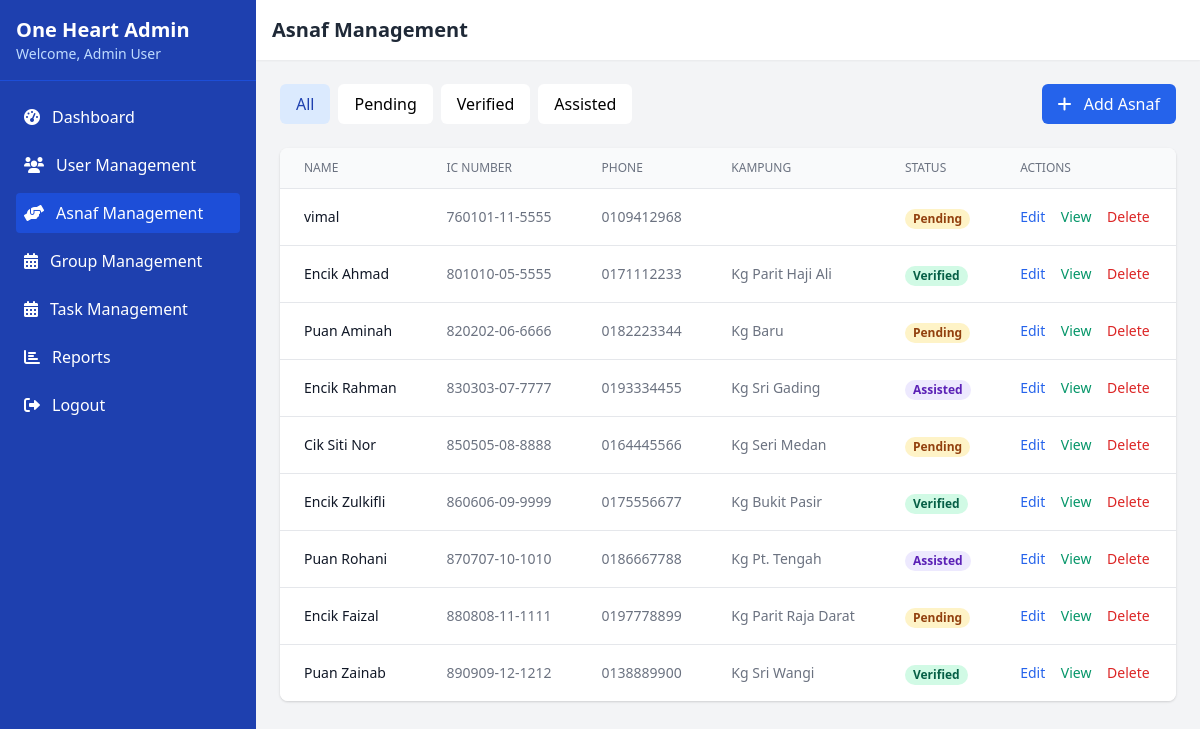
Screenshot of /admin_asnaf.php (signed in) with the database file from the repository.
### tables this page shows
CREATE TABLE asnaf (
    id INT AUTO_INCREMENT PRIMARY KEY,
    name VARCHAR(100) NOT NULL,
    ic VARCHAR(20) NOT NULL,
    phone VARCHAR(20) NOT NULL,
    address TEXT NOT NULL,
    kampung VARCHAR(100) NOT NULL,
    tl VARCHAR(100),
    occupation VARCHAR(100),
    status ENUM('pending', 'verified', 'assisted') NOT NULL DEFAULT 'pending',
    total_dependent INT DEFAULT 0,
    dependent_names TEXT,
    problems TEXT,
    picture VARCHAR(255),
    user_id INT,
    created_at TIMESTAMP DEFAULT CURRENT_TIMESTAMP,
    updated_at TIMESTAMP DEFAULT CURRENT_TIMESTAMP ON UPDATE CURRENT_TIMESTAMP,
    FOREIGN KEY (user_id) REFERENCES users(id)
);

### admin_asnaf.php (the view, shortened to what this page needs)
<?php
require_once 'config/database.php';
$status_filter = '';
$asnaf = $conn->query("SELECT * FROM asnaf $status_filter ORDER BY created_at DESC")->fetch_all(MYSQLI_ASSOC);
?>
<!DOCTYPE html>
<html lang="en">
<head>
    <link href="https://cdn.jsdelivr.net/npm/tailwindcss@2.2.19/dist/tailwind.min.css" rel="stylesheet">
    <link rel="stylesheet" href="https://cdnjs.cloudflare.com/ajax/libs/font-awesome/6.0.0/css/all.min.css">
</head>
<body class="bg-gray-100">
    <div class="flex">
        <?php include 'admin_sidebar.php'; ?>
        <div class="flex-1 ml-64">
            <header class="bg-white shadow-sm p-4">
                <h2 class="text-xl font-semibold text-gray-800">Asnaf Management</h2>
            </header>
            <main class="p-6">
                <div class="flex justify-between items-center mb-6">
                    <div class="flex space-x-2">
                        <a href="admin_asnaf.php" class="px-4 py-2 rounded-md <?= !isset($_GET['status']) ? 'bg-blue-100 text-blue-800' : 'bg-white' ?>">All</a>
                        <a href="admin_asnaf.php?status=pending" class="px-4 py-2 rounded-md <?= isset($_GET['status']) && $_GET['status'] == 'pending' ? 'bg-yellow-100 text-yellow-800' : 'bg-white' ?>">Pending</a>
                        <a href="admin_asnaf.php?status=verified" class="px-4 py-2 rounded-md <?= isset($_GET['status']) && $_GET['status'] == 'verified' ? 'bg-green-100 text-green-800' : 'bg-white' ?>">Verified</a>
                        <a href="admin_asnaf.php?status=assisted" class="px-4 py-2 rounded-md <?= isset($_GET['status']) && $_GET['status'] == 'assisted' ? 'bg-purple-100 text-purple-800' : 'bg-white' ?>">Assisted</a>
                    </div>
                    <a href="admin_add_asnaf.php" class="bg-blue-600 text-white px-4 py-2 rounded-md hover:bg-blue-700">
                        <i class="fas fa-plus mr-2"></i> Add Asnaf
                    </a>
                </div>
                <div class="bg-white rounded-lg shadow overflow-hidden">
                    <div class="overflow-x-auto">
                        <table class="min-w-full divide-y divide-gray-200">
                            <thead class="bg-gray-50">
                                <tr>
                                    <th class="px-6 py-3 text-left text-xs font-medium text-gray-500 uppercase">Name</th>
                                    <th class="px-6 py-3 text-left text-xs font-medium text-gray-500 uppercase">IC Number</th>
                                    <th class="px-6 py-3 text-left text-xs font-medium text-gray-500 uppercase">Phone</th>
                                    <th class="px-6 py-3 text-left text-xs font-medium text-gray-500 uppercase">Kampung</th>
                                    <th class="px-6 py-3 text-left text-xs font-medium text-gray-500 uppercase">Status</th>
                                    <th class="px-6 py-3 text-left text-xs font-medium text-gray-500 uppercase">Actions</th>
                                </tr>
                            </thead>
                            <tbody class="bg-white divide-y divide-gray-200">
                                <?php foreach ($asnaf as $a): ?>
                                <tr>
                                    <td class="px-6 py-4 whitespace-nowrap">
                                        <div class="text-sm font-medium text-gray-900"><?= htmlspecialchars($a['name']) ?></div>
                                    </td>
                                    <td class="px-6 py-4 whitespace-nowrap text-sm text-gray-500">
                                        <?= htmlspecialchars($a['ic']) ?>
                                    </td>
                                    <td class="px-6 py-4 whitespace-nowrap text-sm text-gray-500">
                                        <?= htmlspecialchars($a['phone']) ?>
                                    </td>
                                    <td class="px-6 py-4 whitespace-nowrap text-sm text-gray-500">
                                        <?= htmlspecialchars($a['kampung'] ?? 'N/A') ?>
                                    </td>
                                    <td class="px-6 py-4 whitespace-nowrap">
                                        <span class="px-2 inline-flex text-xs leading-5 font-semibold rounded-full
                                            <?= $a['status'] == 'verified' ? 'bg-green-100 text-green-800' :
                                               ($a['status'] == 'assisted' ? 'bg-purple-100 text-purple-800' : 'bg-yellow-100 text-yellow-800') ?>">
                                            <?= ucfirst($a['status']) ?>
                                        </span>
                                    </td>
                                    <td class="px-6 py-4 whitespace-nowrap text-sm text-gray-500">
                                        <a href="admin_edit_asnaf.php?id=<?= $a['id'] ?>" class="text-blue-600 hover:text-blue-900 mr-3">Edit</a>
                                        <a href="admin_view_asnaf.php?id=<?= $a['id'] ?>" class="text-green-600 hover:text-green-900 mr-3">View</a>
                                        <a href="#" class="text-red-600 hover:text-red-900">Delete</a>
                                    </td>
                                </tr>
                                <?php endforeach; ?>
                            </tbody>
                        </table>
                    </div>
                </div>
            </main>
        </div>
    </div>
</body>
</html>

### admin_sidebar.php (shortened to what this page needs)
<div class="sidebar bg-blue-800 text-white w-64 fixed h-full">
    <div class="p-4 border-b border-blue-700">
        <h1 class="text-xl font-bold">One Heart Admin</h1>
        <p class="text-blue-200 text-sm">Welcome, <?= htmlspecialchars($_SESSION['user_name']) ?></p>
    </div>
    <nav class="p-4">
        <ul class="space-y-2">
            <li>
                <a href="admin_dashboard.php" class="flex items-center p-2 rounded hover:bg-blue-700 <?= basename($_SERVER['PHP_SELF']) == 'admin_dashboard.php' ? 'bg-blue-700' : '' ?>">
                    <i class="fas fa-tachometer-alt mr-3"></i> Dashboard
                </a>
            </li>
            <li>
                <a href="admin_users.php" class="flex items-center p-2 rounded hover:bg-blue-700 <?= basename($_SERVER['PHP_SELF']) == 'admin_users.php' ? 'bg-blue-700' : '' ?>">
                    <i class="fas fa-users mr-3"></i> User Management
                </a>
            </li>
            <li>
                <a href="admin_asnaf.php" class="flex items-center p-2 rounded hover:bg-blue-700 <?= basename($_SERVER['PHP_SELF']) == 'admin_asnaf.php' ? 'bg-blue-700' : '' ?>">
                    <i class="fas fa-hands-helping mr-3"></i> Asnaf Management
                </a>
            </li>
            <li>
                <a href="admin_kampung.php" class="flex items-center p-2 rounded hover:bg-blue-700 <?= basename($_SERVER['PHP_SELF']) == 'admin_kampung.php' ? 'bg-blue-700' : '' ?>">
                    <i class="fas fa-calendar-alt mr-3"></i> Group Management
                </a>
            </li>
            <li>
                <a href="admin_tasks.php" class="flex items-center p-2 rounded hover:bg-blue-700 <?= basename($_SERVER['PHP_SELF']) == 'admin_tasks.php' ? 'bg-blue-700' : '' ?>">
                    <i class="fas fa-calendar-alt mr-3"></i> Task Management
                </a>
            </li>
            <li>
                <a href="admin_reports.php" class="flex items-center p-2 rounded hover:bg-blue-700 <?= basename($_SERVER['PHP_SELF']) == 'admin_reports.php' ? 'bg-blue-700' : '' ?>">
                    <i class="fas fa-chart-bar mr-3"></i> Reports
                </a>
            </li>
            <li>
                <a href="logout.php" class="flex items-center p-2 rounded hover:bg-blue-700">
                    <i class="fas fa-sign-out-alt mr-3"></i> Logout
                </a>
            </li>
        </ul>
    </nav>
</div>

### rows the page displays
asnaf: name "vimal", ic "760101-11-5555", phone "0109412968", status "Pending"
asnaf: name "Encik Ahmad", ic "801010-05-5555", phone "0171112233", kampung "Kg Parit Haji Ali", status "Verified"
asnaf: name "Puan Aminah", ic "820202-06-6666", phone "0182223344", kampung "Kg Baru", status "Pending"
asnaf: name "Encik Rahman", ic "830303-07-7777", phone "0193334455", kampung "Kg Sri Gading", status "Assisted"
asnaf: name "Cik Siti Nor", ic "850505-08-8888", phone "0164445566", kampung "Kg Seri Medan", status "Pending"
asnaf: name "Encik Zulkifli", ic "860606-09-9999", phone "0175556677", kampung "Kg Bukit Pasir", status "Verified"
asnaf: name "Puan Rohani", ic "870707-10-1010", phone "0186667788", kampung "Kg Pt. Tengah", status "Assisted"
asnaf: name "Encik Faizal", ic "880808-11-1111", phone "0197778899", kampung "Kg Parit Raja Darat", status "Pending"
asnaf: name "Puan Zainab", ic "890909-12-1212", phone "0138889900", kampung "Kg Sri Wangi", status "Verified"

### other values shown
$_SESSION['user_name'] "Admin User"
